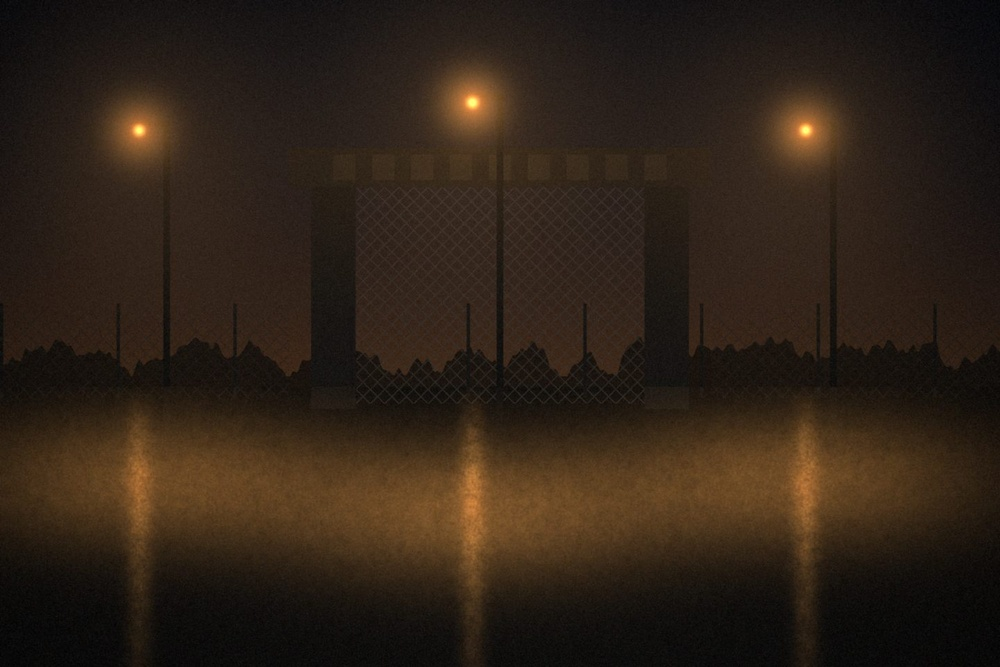
#> input picture material/teste-sintetico.jpg, 1000 x 667 px, shrunk from 1440 x 960 before the run
$ python brilho_png.py ../material/teste-sintetico.jpg
#> lines starting #> are read from the running program, lines starting #| are printed output that depends on the picture
# Bloom simples (PIL) nas partes acesas de um render: pega o que é amarelo/claro saturado, desfoca e soma. Uso: brilho_png.py arquivos...
import sys
from PIL import Image, ImageFilter, ImageChops
import numpy as np
for f in sys.argv[1:]:
    im = Image.open(f).convert('RGB'); a = np.asarray(im).astype(np.float32)
#> further down, im is the input picture: PIL image 1000x667 RGB; mean R, G, B 47.5, 34.7, 23.5
    m = ((a[..., 0] > 170) & (a[..., 1] > 120) & (a[..., 0] - a[..., 2] > 70)).astype(np.float32)[..., None] * a
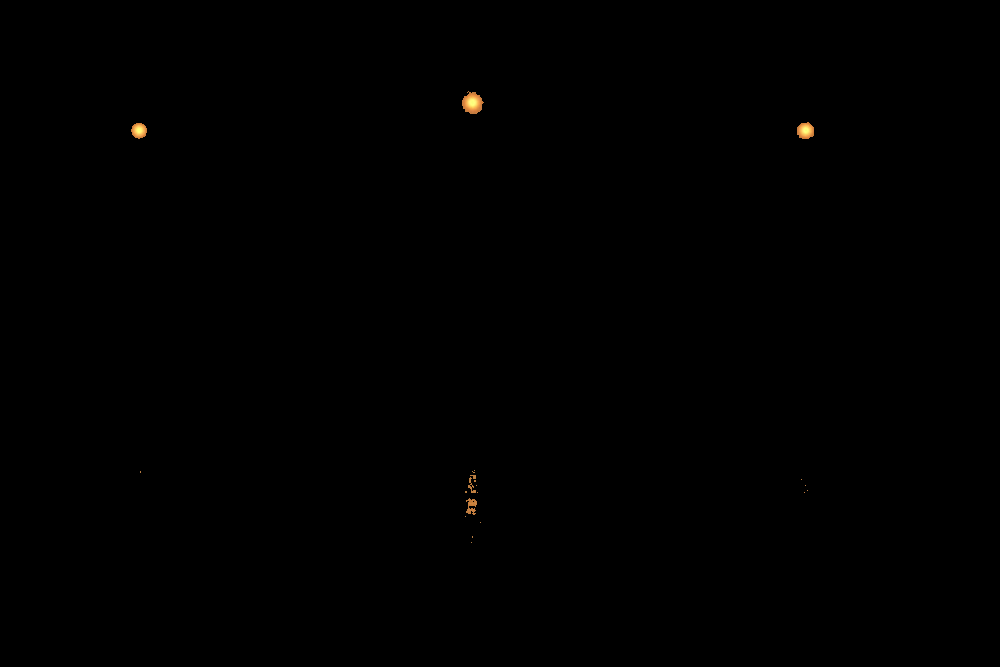
#> m: shape (667, 1000, 3) float32; mean R, G, B 0.3, 0.2, 0.1
    g = Image.fromarray(m.astype('uint8'))
    b = np.asarray(g.filter(ImageFilter.GaussianBlur(6))).astype(np.float32) * 0.9 + np.asarray(g.filter(ImageFilter.GaussianBlur(18))).astype(np.float32) * 0.7
    Image.fromarray(np.clip(a + b, 0, 255).astype('uint8')).save(f)
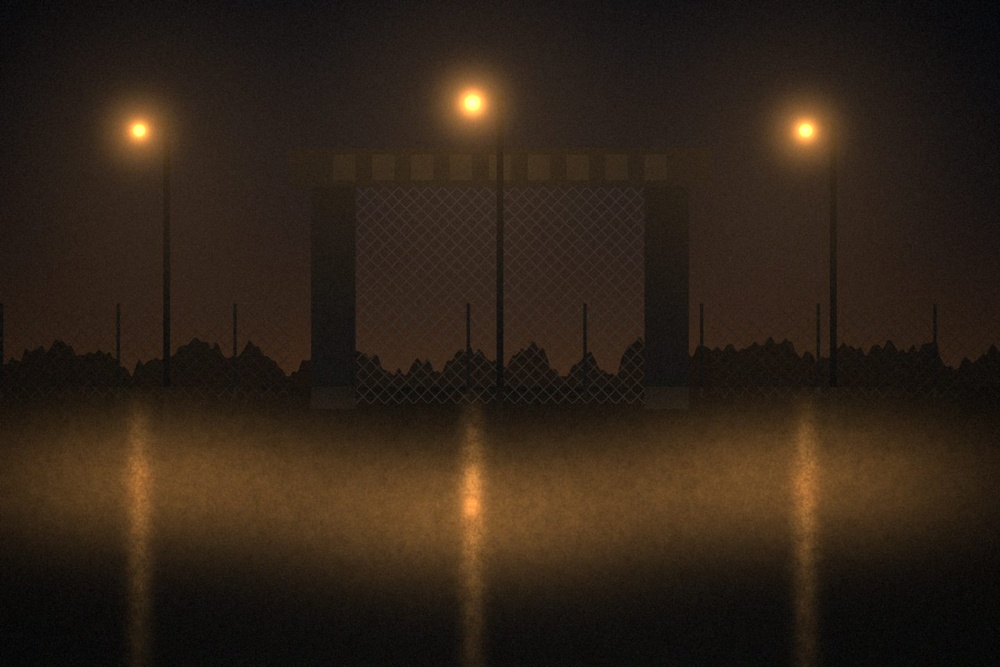
#> saved as teste-sintetico.jpg: PIL image 1000x667 RGB; mean R, G, B 47.9, 35, 23.7
